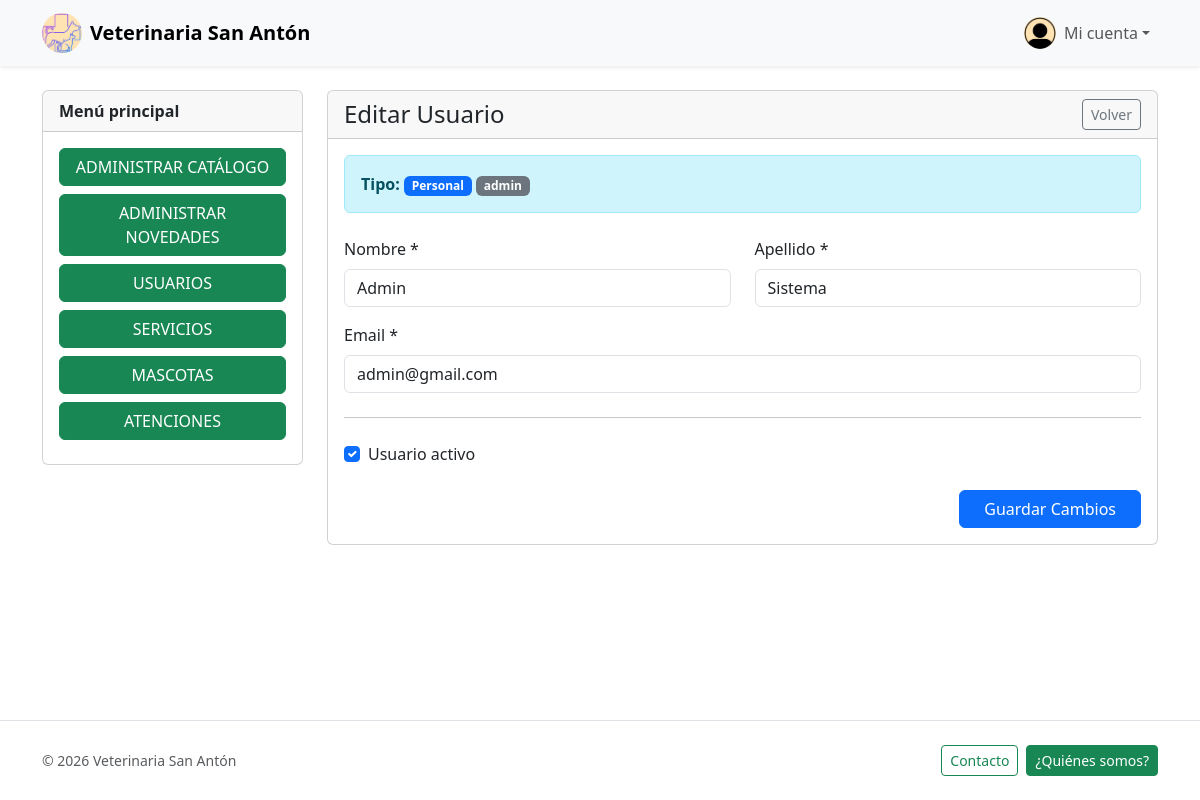
The app's page /usuarios/editar.php?id=1 (signed in) with its own data.
### tables this page shows
CREATE TABLE `personal` (
  `id`        INT(11) NOT NULL AUTO_INCREMENT,
  `usuarioId` INT(11) NOT NULL,
  `rolId`     INT(11) NOT NULL,
  `activo`    TINYINT(1) NOT NULL DEFAULT 1,
  PRIMARY KEY (`id`),
  CONSTRAINT `fk_personal_usuario` FOREIGN KEY (`usuarioId`) REFERENCES `usuarios` (`id`) ON DELETE CASCADE,
  CONSTRAINT `fk_personal_rol`     FOREIGN KEY (`rolId`)     REFERENCES `roles`    (`id`) ON DELETE RESTRICT
);

CREATE TABLE `roles` (
  `id`     INT(11)      NOT NULL AUTO_INCREMENT,
  `nombre` VARCHAR(100) NOT NULL,
  PRIMARY KEY (`id`)
);

CREATE TABLE `usuarios` (
  `id`                   INT(11)      NOT NULL AUTO_INCREMENT,
  `email`                VARCHAR(191) NOT NULL UNIQUE,
  `nombre`               VARCHAR(100) NOT NULL,
  `apellido`             VARCHAR(100) NOT NULL,
  `clave`                VARCHAR(300) NOT NULL,
  `activo`               TINYINT(1)   NOT NULL DEFAULT 1,
  `token_recuperacion`   TEXT         DEFAULT NULL,
  PRIMARY KEY (`id`)
);

### src/Modules/Usuarios/UsuarioRepository.php (called while the page is built, shortened)
<?php
class UsuarioRepository
{
    public static function getUsuarioCompletoById($id)
    {
        $db = DB::getConn();
        $stmt = $db->prepare("
            SELECT
                u.id, u.email, u.nombre, u.apellido, u.activo,
                p.id as personal_id, p.rolId as rol_id,
                c.id as cliente_id, c.telefono, c.direccion, c.ciudad,
                r.nombre as rol_nombre,
                CASE
                    WHEN p.id IS NOT NULL THEN 'Personal'
                    WHEN c.id IS NOT NULL THEN 'Cliente'
                    ELSE 'Desconocido'
                END as tipo_usuario
            FROM usuarios u
            LEFT JOIN personal p ON p.usuarioId = u.id
            LEFT JOIN clientes c ON c.usuarioId = u.id
            LEFT JOIN roles r ON p.rolId = r.id
            WHERE u.id = ?
        ");
        $stmt->bind_param("i", $id);
        $stmt->execute();
        $result = $stmt->get_result();
        return $result->fetch_assoc();
    }
}

### src/Modules/Usuarios/UsuarioService.php (called while the page is built, shortened)
<?php
class UsuarioService
{
    public static function getUsuarioCompletoById($id)
    {
        return UsuarioRepository::getUsuarioCompletoById($id);
    }
}

### public/usuarios/editar.php (the view, shortened to what this page needs)
<?php
include_once __DIR__ . "/../../src/Templates/header.php";
$usuario_id = intval($_GET['id'] ?? 0);
$usuario = UsuarioService::getUsuarioCompletoById($usuario_id);
?>
<div class="container py-4">
    <div class="row g-4">
        <aside class="col-md-4 col-lg-3 d-none d-md-block">
            <div class="card sticky-top" style="top: 1rem;">
                <div class="card-header fw-semibold">Menú principal</div>
                <div class="card-body d-grid gap-2">
                    <?php include_once __DIR__ . "/../../src/Templates/menu_lateral.php"; ?>
                </div>
            </div>
        </aside>
        <div class="col-12 col-md-8 col-lg-9">
            <div class="card">
                <div class="card-header d-flex justify-content-between align-items-center">
                    <h1 class="h4 mb-0">Editar Usuario</h1>
                    <a href="index.php" class="btn btn-outline-secondary btn-sm">Volver</a>
                </div>
                <div class="card-body text-dark">
                    <div class="alert alert-info mb-4">
                        <strong>Tipo:</strong> <span class="badge bg-primary"><?php echo $usuario['tipo_usuario']; ?></span>
                        <?php if ($usuario['rol_nombre']): ?>
                            <span class="badge bg-secondary"><?php echo htmlspecialchars($usuario['rol_nombre']); ?></span>
                        <?php endif; ?>
                    </div>
                    <form method="post">
                        <div class="row">
                            <div class="col-md-6 mb-3">
                                <label for="nombre" class="form-label">Nombre *</label>
                                <input type="text" class="form-control" id="nombre" name="nombre" value="<?php echo htmlspecialchars($usuario['nombre']); ?>" required>
                            </div>
                            <div class="col-md-6 mb-3">
                                <label for="apellido" class="form-label">Apellido *</label>
                                <input type="text" class="form-control" id="apellido" name="apellido" value="<?php echo htmlspecialchars($usuario['apellido']); ?>" required>
                            </div>
                        </div>
                        <div class="mb-3">
                            <label for="email" class="form-label">Email *</label>
                            <input type="email" class="form-control" id="email" name="email" value="<?php echo htmlspecialchars($usuario['email']); ?>" required>
                        </div>
                        <hr class="my-4">
                        <div class="mb-3 form-check">
                            <input type="checkbox" class="form-check-input" id="activo" name="activo" <?php echo $usuario['activo'] ? 'checked' : ''; ?>>
                            <label class="form-check-label" for="activo">Usuario activo</label>
                        </div>
                        <div class="d-flex justify-content-between gap-2 mt-4">
                            <button type="submit" name="guardar_usuario" class="btn btn-primary px-4">Guardar Cambios</button>
                        </div>
                    </form>
                </div>
            </div>
        </div>
    </div>
</div>
<?php
include_once __DIR__ . "/../../src/Templates/footer.php";
?>

### public/css/style.css (style rules this page uses)
:root { --brand-green: #198754; }
html, body { height: 100%; }
body { display: flex; flex-direction: column; }

### records on screen
personal: rolId.nombre "admin", nombre "Admin", apellido "Sistema", email "admin@gmail.com"
usuarios: activo "☑"

### other values on screen
$usuario['tipo_usuario'] "Personal"
